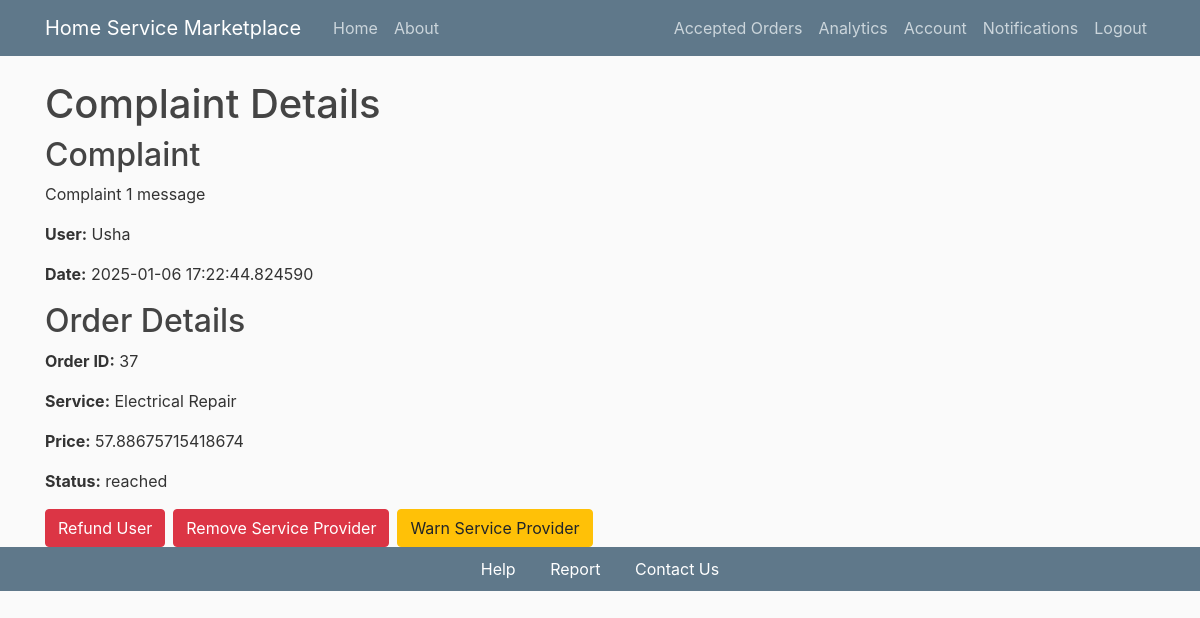
Page /complaint/1 (signed in) on the committed database.
### flaskapp/models.py (models this page shows, shortened)
class Complaint(db.Model):
    id = db.Column(db.Integer, primary_key=True)
    order_id = db.Column(db.Integer, db.ForeignKey('order.id'), nullable=False)
    user_id = db.Column(db.Integer, db.ForeignKey('user.id'), nullable=False)
    message = db.Column(db.Text, nullable=False)
    date_posted = db.Column(db.DateTime, nullable=False, default=datetime.utcnow)
    resolved = db.Column(db.Boolean, nullable=False, default=False)
    action_taken = db.Column(db.String(100), nullable=True)
    order = db.relationship('Order', backref='complaints', lazy=True)
    user = db.relationship('User', backref='complaints', lazy=True)

class User(db.Model, UserMixin):
    id = db.Column(db.Integer, primary_key=True)
    username = db.Column(db.String(20), nullable=False)
    email = db.Column(db.String(120), unique=True, nullable=False)
    image_file = db.Column(db.String(20), nullable=False, default='default.jpg')
    password = db.Column(db.String(60), nullable=False)
    orders = db.relationship('Order', backref='customer', lazy=True)
    is_admin = db.Column(db.Boolean, nullable=False, default=False)
    services = db.relationship('Service', backref='creator', lazy=True)
    @property
    def is_service_provider(self):
        return ServiceProvider.query.filter_by(id=self.id).first() is not None

class Order(db.Model):
    id = db.Column(db.Integer, primary_key=True)
    order_loc = db.Column(db.String(200), nullable=False)
    order_datetime = db.Column(db.DateTime, default=datetime.utcnow)
    status = db.Column(db.Enum(OrderStatus), nullable=False, default=OrderStatus.pending)
    review = db.Column(db.Text, nullable=True)
    rate = db.Column(db.Integer, nullable=True)
    price = db.Column(db.Float, nullable=False)
    notifications = db.Column(db.Enum(NotificationStatus), default=NotificationStatus.not_viewed)
    ser_id = db.Column(db.Integer, db.ForeignKey('service.id'), nullable=False)
    service = db.relationship('Service', backref='service_orders', lazy=True)  # Renamed backref
    customer_id = db.Column(db.Integer, db.ForeignKey('user.id'), nullable=False)
    service_provider_id = db.Column(db.Integer, db.ForeignKey('service_provider.id'), nullable=False)
    latitude = db.Column(db.Float)
    longitude = db.Column(db.Float)

class Service(db.Model):
    id = db.Column(db.Integer, primary_key=True)
    title = db.Column(db.String(100), nullable=False)
    description = db.Column(db.Text, nullable=False)
    date_posted = db.Column(db.DateTime, nullable=False, default=datetime.utcnow)
    user_id = db.Column(db.Integer, db.ForeignKey('user.id'), nullable=False)
    provider_id = db.Column(db.Integer, db.ForeignKey('service_provider.id'), nullable=False)
    ratings = db.Column(db.Integer, nullable=False)
    category_id = db.Column(db.Integer, db.ForeignKey('category.id'), nullable=False)
    duration = db.Column(db.Integer, nullable=False)
    ser_price = db.Column(db.Float, nullable=False)
    orders = db.relationship('Order', backref='linked_service', lazy=True)

### flaskapp/routes.py (the view)
@app.route("/complaint/<int:complaint_id>")
@login_required
@admin_required
def view_complaint(complaint_id):
    complaint = Complaint.query.get_or_404(complaint_id)
    order = Order.query.options(joinedload(Order.service)).get_or_404(complaint.order_id)
    return render_template('complaint_details.html', complaint=complaint, order=order)

### flaskapp/models.py (called while the page is built)
@login_manager.user_loader
def load_user(user_id):
    return User.query.get(int(user_id))

### flaskapp/routes.py (called while the page is built)
def admin_required(f):
    @wraps(f)
    def decorated_function(*args, **kwargs):
        if not current_user.is_authenticated or not current_user.is_admin:
            abort(403)
        return f(*args, **kwargs)
    return decorated_function

### flaskapp/templates/complaint_details.html
{% extends "layout.html" %}
{% block content %}
<h1>Complaint Details</h1>
<div>
  <h2>Complaint</h2>
  <p>{{ complaint.message }}</p>
  <p><strong>User:</strong> {{ complaint.user.username }}</p>
  <p><strong>Date:</strong> {{ complaint.date_posted }}</p>
</div>
<div>
  <h2>Order Details</h2>
  <p><strong>Order ID:</strong> {{ order.id }}</p>
  <p><strong>Service:</strong> {{ order.service.title }}</p>
  <p><strong>Price:</strong> {{ order.price }}</p>
  <p><strong>Status:</strong> {{ order.status.value }}</p>
</div>
{% if complaint.resolved %}
<div>
  <h2>Action Taken</h2>
  <p>{{ complaint.action_taken }}</p>
</div>
{% else %}
<div class="btn-group" role="group" aria-label="Admin actions">
  <form action="{{ url_for('refund_user', complaint_id=complaint.id) }}" method="POST" style="display: inline;">
    <button type="submit" class="btn btn-danger mr-2">Refund User</button>
  </form>
  <form action="{{ url_for('remove_service_provider', complaint_id=complaint.id) }}" method="POST" style="display: inline;">
    <button type="submit" class="btn btn-danger mr-2">Remove Service Provider</button>
  </form>
  <form action="{{ url_for('warn_service_provider', complaint_id=complaint.id) }}" method="POST" style="display: inline;">
    <button type="submit" class="btn btn-warning">Warn Service Provider</button>
  </form>
</div>
{% endif %}
{% endblock content %}

### flaskapp/static/main.css (style rules this page uses)
body { background: #fafafa; color: #333333; margin-top: 5rem; }
h1, h2, h3, h4, h5, h6 { color: #444444; }

### rows in the picture
Complaint: message "Complaint 1 message", date_posted "2025-01-06 17:22:44.824590"
User: user.username "Usha"
Order: id "37", price "57.88675715418674", status.value "reached"
Service: service "Electrical Repair"
